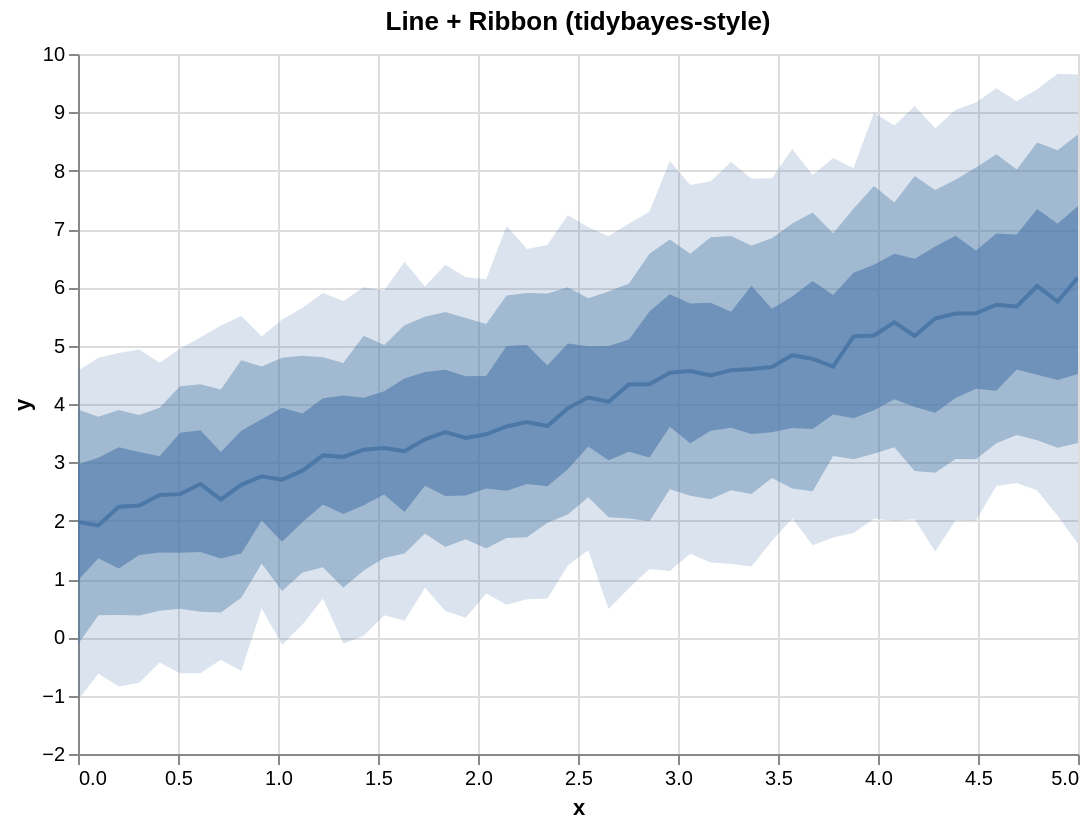

Write a Vega-Lite specification for this figure.
### Vega-Lite specification from a JSON file in a GitHub repository (floating-point values rounded to 4 significant figures)
{"$schema": "https://vega.github.io/schema/vega-lite/v5.json", "data": {"values": [{"__median__": 3.396, "hi_0_5_": 4.548, "hi_0_8_": 5.498, "hi_0_95_": 6.015, "lo_0_5_": 2.599, "lo_0_8_": 1.782, "lo_0_95_": 0.8521, "x": 1.735}, {"__median__": 2.258, "hi_0_5_": 3.176, "hi_0_8_": 3.813, "hi_0_95_": 4.936, "lo_0_5_": 1.413, "lo_0_8_": 0.3749, "lo_0_95_": -0.7767, "x": 0.3061}, {"__median__": 3.244, "hi_0_5_": 4.217, "hi_0_8_": 5.012, "hi_0_95_": 5.946, "lo_0_5_": 2.45, "lo_0_8_": 1.361, "lo_0_95_": 0.3776, "x": 1.531}, {"__median__": 2.455, "hi_0_5_": 3.507, "hi_0_8_": 4.305, "hi_0_95_": 4.946, "lo_0_5_": 1.451, "lo_0_8_": 0.4911, "lo_0_95_": -0.6174, "x": 0.5102}, {"__median__": 4.64, "hi_0_5_": 5.869, "hi_0_8_": 6.928, "hi_0_95_": 8.216, "lo_0_5_": 3.821, "lo_0_8_": 3.109, "lo_0_95_": 1.709, "x": 3.776}, {"__median__": 4.11, "hi_0_5_": 4.991, "hi_0_8_": 5.813, "hi_0_95_": 7.03, "lo_0_5_": 3.272, "lo_0_8_": 2.4, "lo_0_95_": 1.491, "x": 2.551}, {"__median__": 3.218, "hi_0_5_": 4.106, "hi_0_8_": 5.168, "hi_0_95_": 6.002, "lo_0_5_": 2.263, "lo_0_8_": 1.147, "lo_0_95_": 0.02523, "x": 1.429}, {"__median__": 4.535, "hi_0_5_": 5.882, "hi_0_8_": 6.819, "hi_0_95_": 8.165, "lo_0_5_": 3.609, "lo_0_8_": 2.54, "lo_0_95_": 1.139, "x": 2.959}, {"__median__": 6.166, "hi_0_5_": 7.395, "hi_0_8_": 8.62, "hi_0_95_": 9.649, "lo_0_5_": 4.514, "lo_0_8_": 3.331, "lo_0_95_": 1.602, "x": 5.0}, {"__median__": 5.401, "hi_0_5_": 6.576, "hi_0_8_": 7.455, "hi_0_95_": 8.775, "lo_0_5_": 4.079, "lo_0_8_": 3.258, "lo_0_95_": 1.997, "x": 4.082}, {"__median__": 4.634, "hi_0_5_": 5.631, "hi_0_8_": 6.84, "hi_0_95_": 7.872, "lo_0_5_": 3.515, "lo_0_8_": 2.73, "lo_0_95_": 1.65, "x": 3.469}, {"__median__": 5.555, "hi_0_5_": 6.633, "hi_0_8_": 8.055, "hi_0_95_": 9.169, "lo_0_5_": 4.263, "lo_0_8_": 3.054, "lo_0_95_": 1.998, "x": 4.49}, {"__median__": 4.039, "hi_0_5_": 4.993, "hi_0_8_": 5.929, "hi_0_95_": 6.877, "lo_0_5_": 3.036, "lo_0_8_": 2.057, "lo_0_95_": 0.4854, "x": 2.653}, {"__median__": 4.49, "hi_0_5_": 5.737, "hi_0_8_": 6.86, "hi_0_95_": 7.818, "lo_0_5_": 3.542, "lo_0_8_": 2.368, "lo_0_95_": 1.282, "x": 3.163}, {"__median__": 4.58, "hi_0_5_": 5.58, "hi_0_8_": 6.882, "hi_0_95_": 8.149, "lo_0_5_": 3.593, "lo_0_8_": 2.522, "lo_0_95_": 1.258, "x": 3.265}, {"__median__": 6.023, "hi_0_5_": 7.344, "hi_0_8_": 8.482, "hi_0_95_": 9.395, "lo_0_5_": 4.5, "lo_0_8_": 3.379, "lo_0_95_": 2.518, "x": 4.796}, {"__median__": 2.442, "hi_0_5_": 3.105, "hi_0_8_": 3.937, "hi_0_95_": 4.705, "lo_0_5_": 1.455, "lo_0_8_": 0.4536, "lo_0_95_": -0.4336, "x": 0.4082}, {"__median__": 5.702, "hi_0_5_": 6.924, "hi_0_8_": 8.282, "hi_0_95_": 9.413, "lo_0_5_": 4.227, "lo_0_8_": 3.328, "lo_0_95_": 2.594, "x": 4.592}, {"__median__": 4.34, "hi_0_5_": 5.584, "hi_0_8_": 6.574, "hi_0_95_": 7.296, "lo_0_5_": 3.084, "lo_0_8_": 1.99, "lo_0_95_": 1.172, "x": 2.857}, {"__median__": 2.857, "hi_0_5_": 3.838, "hi_0_8_": 4.828, "hi_0_95_": 5.651, "lo_0_5_": 1.978, "lo_0_8_": 1.111, "lo_0_95_": 0.2198, "x": 1.122}, {"__median__": 3.517, "hi_0_5_": 4.589, "hi_0_8_": 5.578, "hi_0_95_": 6.386, "lo_0_5_": 2.423, "lo_0_8_": 1.548, "lo_0_95_": 0.451, "x": 1.837}, {"__median__": 5.175, "hi_0_5_": 6.388, "hi_0_8_": 7.736, "hi_0_95_": 8.991, "lo_0_5_": 3.891, "lo_0_8_": 3.148, "lo_0_95_": 2.034, "x": 3.98}, {"__median__": 3.481, "hi_0_5_": 4.482, "hi_0_8_": 5.37, "hi_0_95_": 6.141, "lo_0_5_": 2.55, "lo_0_8_": 1.522, "lo_0_95_": 0.7518, "x": 2.041}, {"__median__": 4.836, "hi_0_5_": 5.843, "hi_0_8_": 7.095, "hi_0_95_": 8.373, "lo_0_5_": 3.588, "lo_0_8_": 2.551, "lo_0_95_": 2.039, "x": 3.571}, {"__median__": 3.928, "hi_0_5_": 5.039, "hi_0_8_": 6.001, "hi_0_95_": 7.242, "lo_0_5_": 2.881, "lo_0_8_": 2.106, "lo_0_95_": 1.231, "x": 2.449}, {"__median__": 3.418, "hi_0_5_": 4.475, "hi_0_8_": 5.475, "hi_0_95_": 6.171, "lo_0_5_": 2.433, "lo_0_8_": 1.679, "lo_0_95_": 0.3347, "x": 1.939}, {"__median__": 2.628, "hi_0_5_": 3.549, "hi_0_8_": 4.337, "hi_0_95_": 5.144, "lo_0_5_": 1.462, "lo_0_8_": 0.4368, "lo_0_95_": -0.6164, "x": 0.6122}, {"__median__": 3.192, "hi_0_5_": 4.439, "hi_0_8_": 5.349, "hi_0_95_": 6.437, "lo_0_5_": 2.149, "lo_0_8_": 1.438, "lo_0_95_": 0.2858, "x": 1.633}, {"__median__": 4.564, "hi_0_5_": 5.722, "hi_0_8_": 6.577, "hi_0_95_": 7.754, "lo_0_5_": 3.328, "lo_0_8_": 2.429, "lo_0_95_": 1.433, "x": 3.061}, {"__median__": 2.704, "hi_0_5_": 3.935, "hi_0_8_": 4.794, "hi_0_95_": 5.449, "lo_0_5_": 1.638, "lo_0_8_": 0.795, "lo_0_95_": -0.1277, "x": 1.02}, {"__median__": 1.918, "hi_0_5_": 3.077, "hi_0_8_": 3.783, "hi_0_95_": 4.791, "lo_0_5_": 1.358, "lo_0_8_": 0.3802, "lo_0_95_": -0.6243, "x": 0.102}, {"__median__": 2.365, "hi_0_5_": 3.179, "hi_0_8_": 4.248, "hi_0_95_": 5.346, "lo_0_5_": 1.35, "lo_0_8_": 0.424, "lo_0_95_": -0.3839, "x": 0.7143}, {"__median__": 4.602, "hi_0_5_": 6.025, "hi_0_8_": 6.717, "hi_0_95_": 7.861, "lo_0_5_": 3.484, "lo_0_8_": 2.457, "lo_0_95_": 1.215, "x": 3.367}, {"__median__": 5.551, "hi_0_5_": 6.885, "hi_0_8_": 7.844, "hi_0_95_": 9.043, "lo_0_5_": 4.104, "lo_0_8_": 3.056, "lo_0_95_": 2.006, "x": 4.388}, {"__median__": 4.337, "hi_0_5_": 5.107, "hi_0_8_": 6.067, "hi_0_95_": 7.095, "lo_0_5_": 3.183, "lo_0_8_": 2.037, "lo_0_95_": 0.846, "x": 2.755}, {"__median__": 5.465, "hi_0_5_": 6.702, "hi_0_8_": 7.668, "hi_0_95_": 8.726, "lo_0_5_": 3.849, "lo_0_8_": 2.823, "lo_0_95_": 1.471, "x": 4.286}, {"__median__": 5.159, "hi_0_5_": 6.248, "hi_0_8_": 7.347, "hi_0_95_": 8.041, "lo_0_5_": 3.755, "lo_0_8_": 3.052, "lo_0_95_": 1.789, "x": 3.878}, {"__median__": 1.98, "hi_0_5_": 2.968, "hi_0_8_": 3.906, "hi_0_95_": 4.57, "lo_0_5_": 0.9784, "lo_0_8_": -0.1194, "lo_0_95_": -1.076, "x": 0.0}, {"__median__": 3.119, "hi_0_5_": 4.098, "hi_0_8_": 4.801, "hi_0_95_": 5.904, "lo_0_5_": 2.275, "lo_0_8_": 1.203, "lo_0_95_": 0.6638, "x": 1.224}, {"__median__": 3.692, "hi_0_5_": 5.011, "hi_0_8_": 5.903, "hi_0_95_": 6.659, "lo_0_5_": 2.63, "lo_0_8_": 1.716, "lo_0_95_": 0.6515, "x": 2.245}, {"__median__": 5.758, "hi_0_5_": 7.09, "hi_0_8_": 8.352, "hi_0_95_": 9.662, "lo_0_5_": 4.41, "lo_0_8_": 3.248, "lo_0_95_": 2.084, "x": 4.898}, {"__median__": 5.167, "hi_0_5_": 6.492, "hi_0_8_": 7.908, "hi_0_95_": 9.108, "lo_0_5_": 3.949, "lo_0_8_": 2.851, "lo_0_95_": 2.026, "x": 4.184}, {"__median__": 2.762, "hi_0_5_": 3.74, "hi_0_8_": 4.642, "hi_0_95_": 5.158, "lo_0_5_": 2.003, "lo_0_8_": 1.265, "lo_0_95_": 0.4929, "x": 0.9184}, {"__median__": 3.092, "hi_0_5_": 4.145, "hi_0_8_": 4.704, "hi_0_95_": 5.765, "lo_0_5_": 2.114, "lo_0_8_": 0.8517, "lo_0_95_": -0.1051, "x": 1.327}, {"__median__": 3.622, "hi_0_5_": 4.662, "hi_0_8_": 5.895, "hi_0_95_": 6.725, "lo_0_5_": 2.589, "lo_0_8_": 1.966, "lo_0_95_": 0.6636, "x": 2.347}, {"__median__": 2.238, "hi_0_5_": 3.259, "hi_0_8_": 3.895, "hi_0_95_": 4.875, "lo_0_5_": 1.182, "lo_0_8_": 0.3807, "lo_0_95_": -0.8427, "x": 0.2041}, {"__median__": 4.774, "hi_0_5_": 6.107, "hi_0_8_": 7.281, "hi_0_95_": 7.926, "lo_0_5_": 3.573, "lo_0_8_": 2.503, "lo_0_95_": 1.578, "x": 3.673}, {"__median__": 3.615, "hi_0_5_": 4.993, "hi_0_8_": 5.861, "hi_0_95_": 7.053, "lo_0_5_": 2.514, "lo_0_8_": 1.701, "lo_0_95_": 0.5587, "x": 2.143}, {"__median__": 2.615, "hi_0_5_": 3.541, "hi_0_8_": 4.749, "hi_0_95_": 5.511, "lo_0_5_": 1.439, "lo_0_8_": 0.6777, "lo_0_95_": -0.5767, "x": 0.8163}, {"__median__": 5.672, "hi_0_5_": 6.907, "hi_0_8_": 8.018, "hi_0_95_": 9.192, "lo_0_5_": 4.593, "lo_0_8_": 3.47, "lo_0_95_": 2.646, "x": 4.694}]}, "height": 350, "layer": [{"_lr_layer": true, "encoding": {"tooltip": [{"field": "x", "title": "x", "type": "quantitative"}, {"field": "__median__", "title": "median", "type": "quantitative"}, {"field": "lo_0_95_", "title": "95% lo", "type": "quantitative"}, {"field": "hi_0_95_", "title": "95% hi", "type": "quantitative"}], "x": {"field": "x", "type": "quantitative"}, "y": {"field": "lo_0_95_", "title": "y", "type": "quantitative"}, "y2": {"field": "hi_0_95_"}}, "mark": {"line": false, "opacity": 0.2, "type": "area"}, "params": [{"bind": "scales", "name": "grid", "select": {"encodings": ["x", "y"], "type": "interval"}}]}, {"_lr_layer": true, "encoding": {"tooltip": [{"field": "x", "title": "x", "type": "quantitative"}, {"field": "__median__", "title": "median", "type": "quantitative"}, {"field": "lo_0_95_", "title": "95% lo", "type": "quantitative"}, {"field": "hi_0_95_", "title": "95% hi", "type": "quantitative"}], "x": {"field": "x", "type": "quantitative"}, "y": {"field": "lo_0_8_", "title": "y", "type": "quantitative"}, "y2": {"field": "hi_0_8_"}}, "mark": {"line": false, "opacity": 0.4, "type": "area"}}, {"_lr_layer": true, "encoding": {"tooltip": [{"field": "x", "title": "x", "type": "quantitative"}, {"field": "__median__", "title": "median", "type": "quantitative"}, {"field": "lo_0_95_", "title": "95% lo", "type": "quantitative"}, {"field": "hi_0_95_", "title": "95% hi", "type": "quantitative"}], "x": {"field": "x", "type": "quantitative"}, "y": {"field": "lo_0_5_", "title": "y", "type": "quantitative"}, "y2": {"field": "hi_0_5_"}}, "mark": {"line": false, "opacity": 0.6, "type": "area"}}, {"_lr_layer": true, "encoding": {"tooltip": [{"field": "x", "title": "x", "type": "quantitative"}, {"field": "__median__", "title": "median", "type": "quantitative"}, {"field": "lo_0_95_", "title": "95% lo", "type": "quantitative"}, {"field": "hi_0_95_", "title": "95% hi", "type": "quantitative"}], "x": {"field": "x", "type": "quantitative"}, "y": {"field": "__median__", "title": "y", "type": "quantitative"}}, "mark": {"strokeWidth": 2, "type": "line"}}], "title": "Line + Ribbon (tidybayes-style)", "width": 500}
